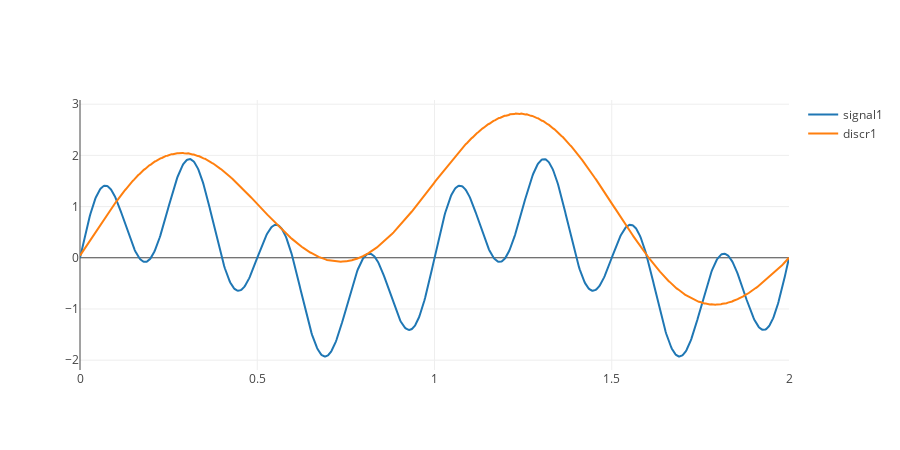

The code cell stored with this chart in its notebook:
### Code cell
from plotly.graph_objs import Scatter, Layout
N = 1024
T = 2
t = np.linspace(0, T, N)
f1 = 1
f2 = 4

f3 = 8

s1 = [np.sin(np.pi * 2 *f1 * i) + np.sin(np.pi * 2 *f2 * i) for i in t]
s2 = [np.sin(np.pi * 2 *f2 * i) for i in t]

print("signal 1 lengths")
print("oringinal length", len(s1))

f1 = len(s1)
f3 = f1 * 2.5

ftmp = lcm_f(f1, f3)
print(ftmp)
stmp = interpolate(s1, f1, ftmp)
discr1 = decimate(stmp, ftmp, f3)

print((f3))
    
t1 = np.linspace(0, T, len(discr1))

'''
print("signal 2 lengths")
print("oringinal length", len(s2))

ftmp = lcm(f2, f3)
discr2 = stmp = interpolate(s2, f2, ftmp)
#discr2 = decimate(stmp, ftmp, f3)
    

t2 = np.linspace(0, T, len(discr2))


tr_s2 = Scatter(
    x = t,
    y = s2,
    name='signal2'
)

tr_diskr2 = Scatter(
    x = t2,
    y = discr2,
    name='discr2'
)

'''
tr_s1 = Scatter(
    x = t,
    y = s1,
    name='signal1'
)



tr_diskr1 = Scatter(
    x = t1,
    y = discr1,
    name='discr1'
)



fig = py.tools.make_subplots(rows = 1, cols = 1)
fig['layout'].update(height=450, width=900)
fig.append_trace(tr_s1, 1, 1)
fig.append_trace(tr_diskr1, 1, 1)
#fig.append_trace(tr_s2, 1, 1)
#fig.append_trace(tr_diskr2, 1, 1)
py.offline.iplot(fig)

### Figure 1 — Plotly figure (JSON) as saved in the notebook; plotly's stock layout.template omitted (floating-point values rounded to 4 significant figures; data arrays with more than 128 entries replaced by an {"elided": "..."} marker saying what was removed)
{"data": [{"name": "signal1", "type": "scatter", "x": {"elided": "1024 float values"}, "xaxis": "x1", "y": {"elided": "1024 float values"}, "yaxis": "y1"}, {"name": "discr1", "type": "scatter", "x": {"elided": "512 float values"}, "xaxis": "x1", "y": {"elided": "512 float values"}, "yaxis": "y1"}], "layout": {"height": 450, "width": 900, "xaxis1": {"anchor": "y1", "domain": [0, 1]}, "yaxis1": {"anchor": "x1", "domain": [0, 1]}}}
